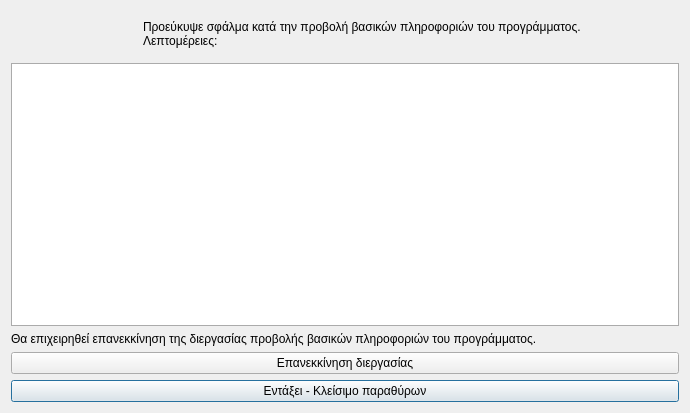
<?xml version="1.0" encoding="UTF-8"?>
<ui version="4.0">
 <class>Dialog</class>
 <widget class="QDialog" name="Dialog">
  <property name="geometry">
   <rect>
    <x>0</x>
    <y>0</y>
    <width>690</width>
    <height>413</height>
   </rect>
  </property>
  <property name="windowTitle">
   <string>Σφάλμα στην διεργασία προβολής βασικών πληροφοριών προγράμματος</string>
  </property>
  <property name="windowIcon">
   <iconset resource="../../icons.qrc">
    <normaloff>:/rest-windows/assets/images/rest-windows/information.png</normaloff>:/rest-windows/assets/images/rest-windows/information.png</iconset>
  </property>
  <layout class="QGridLayout" name="gridLayout">
   <item row="0" column="0">
    <widget class="QFrame" name="frame">
     <property name="styleSheet">
      <string notr="true">QFrame{border:0px;}</string>
     </property>
     <property name="frameShape">
      <enum>QFrame::StyledPanel</enum>
     </property>
     <property name="frameShadow">
      <enum>QFrame::Raised</enum>
     </property>
     <layout class="QHBoxLayout" name="horizontalLayout">
      <item>
       <widget class="QLabel" name="image_label">
        <property name="maximumSize">
         <size>
          <width>117</width>
          <height>117</height>
         </size>
        </property>
        <property name="text">
         <string/>
        </property>
        <property name="pixmap">
         <pixmap resource="../../icons.qrc">:/rest-windows/assets/images/rest-windows/information.png</pixmap>
        </property>
        <property name="scaledContents">
         <bool>true</bool>
        </property>
       </widget>
      </item>
      <item>
       <widget class="QLabel" name="label">
        <property name="text">
         <string>Προεύκυψε σφάλμα κατά την προβολή βασικών πληροφοριών του προγράμματος.
Λεπτομέρειες:</string>
        </property>
        <property name="alignment">
         <set>Qt::AlignJustify|Qt::AlignVCenter</set>
        </property>
       </widget>
      </item>
     </layout>
    </widget>
   </item>
   <item row="2" column="0">
    <widget class="QLabel" name="label_2">
     <property name="text">
      <string>Θα επιχειρηθεί επανεκκίνηση της διεργασίας προβολής βασικών πληροφοριών του προγράμματος.</string>
     </property>
     <property name="alignment">
      <set>Qt::AlignJustify|Qt::AlignVCenter</set>
     </property>
    </widget>
   </item>
   <item row="1" column="0">
    <widget class="QPlainTextEdit" name="details">
     <property name="styleSheet">
      <string notr="true">QPlainTextEdit{border:1px solid #ABABAB;}</string>
     </property>
    </widget>
   </item>
   <item row="4" column="0">
    <widget class="QPushButton" name="ok">
     <property name="text">
      <string>Εντάξει - Κλείσιμο παραθύρων</string>
     </property>
     <property name="icon">
      <iconset resource="../../icons.qrc">
       <normaloff>:/rest-windows/assets/images/rest-windows/ok.png</normaloff>:/rest-windows/assets/images/rest-windows/ok.png</iconset>
     </property>
    </widget>
   </item>
   <item row="3" column="0">
    <widget class="QPushButton" name="restart_proccess">
     <property name="text">
      <string>Επανεκκίνηση διεργασίας</string>
     </property>
     <property name="icon">
      <iconset resource="../../icons.qrc">
       <normaloff>:/rest-windows/assets/images/rest-windows/restart.png</normaloff>:/rest-windows/assets/images/rest-windows/restart.png</iconset>
     </property>
    </widget>
   </item>
  </layout>
 </widget>
 <tabstops>
  <tabstop>details</tabstop>
  <tabstop>ok</tabstop>
 </tabstops>
 <resources>
  <include location="../../icons.qrc"/>
  <include location="../../icons.qrc"/>
  <include location="../../icons.qrc"/>
  <include location="../../icons.qrc"/>
  <include location="../../icons.qrc"/>
 </resources>
 <connections/>
</ui>
